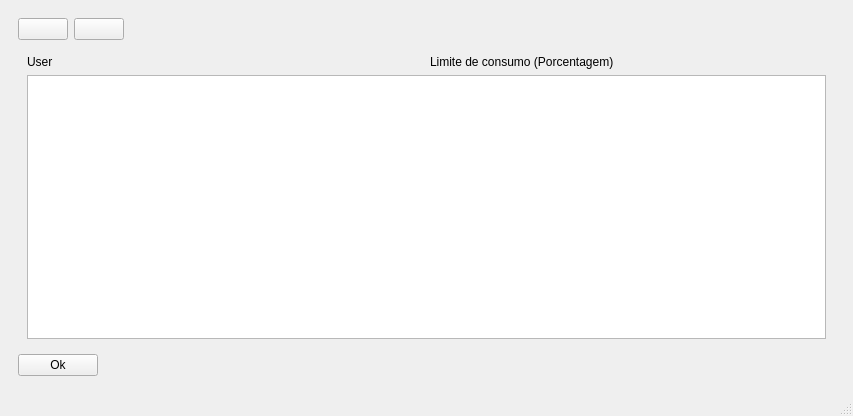
<?xml version="1.0" encoding="UTF-8"?>
<ui version="4.0">
 <class>UserWindow</class>
 <widget class="QMainWindow" name="UserWindow">
  <property name="geometry">
   <rect>
    <x>0</x>
    <y>0</y>
    <width>853</width>
    <height>416</height>
   </rect>
  </property>
  <property name="sizePolicy">
   <sizepolicy hsizetype="Preferred" vsizetype="Preferred">
    <horstretch>0</horstretch>
    <verstretch>0</verstretch>
   </sizepolicy>
  </property>
  <property name="windowTitle">
   <string>UserWindow</string>
  </property>
  <property name="autoFillBackground">
   <bool>false</bool>
  </property>
  <widget class="QWidget" name="centralwidget">
   <property name="sizePolicy">
    <sizepolicy hsizetype="Preferred" vsizetype="Preferred">
     <horstretch>0</horstretch>
     <verstretch>0</verstretch>
    </sizepolicy>
   </property>
   <layout class="QGridLayout" name="gridLayout">
    <item row="1" column="1">
     <widget class="QFrame" name="frame">
      <layout class="QVBoxLayout" name="verticalLayout_3">
       <item>
        <layout class="QHBoxLayout" name="horizontalLayout_4">
         <item>
          <widget class="QPushButton" name="addButton">
           <property name="enabled">
            <bool>true</bool>
           </property>
           <property name="minimumSize">
            <size>
             <width>50</width>
             <height>0</height>
            </size>
           </property>
           <property name="text">
            <string/>
           </property>
          </widget>
         </item>
         <item>
          <widget class="QPushButton" name="pushButton">
           <property name="minimumSize">
            <size>
             <width>50</width>
             <height>0</height>
            </size>
           </property>
           <property name="maximumSize">
            <size>
             <width>50</width>
             <height>25</height>
            </size>
           </property>
           <property name="styleSheet">
            <string notr="true"/>
           </property>
           <property name="text">
            <string/>
           </property>
          </widget>
         </item>
         <item>
          <spacer name="horizontalSpacer">
           <property name="orientation">
            <enum>Qt::Horizontal</enum>
           </property>
           <property name="sizeHint" stdset="0">
            <size>
             <width>40</width>
             <height>20</height>
            </size>
           </property>
          </spacer>
         </item>
        </layout>
       </item>
       <item>
        <widget class="QFrame" name="frame">
         <property name="enabled">
          <bool>true</bool>
         </property>
         <property name="sizePolicy">
          <sizepolicy hsizetype="Expanding" vsizetype="Expanding">
           <horstretch>0</horstretch>
           <verstretch>0</verstretch>
          </sizepolicy>
         </property>
         <property name="layoutDirection">
          <enum>Qt::LeftToRight</enum>
         </property>
         <layout class="QGridLayout" name="gridLayout_2">
          <item row="0" column="0">
           <widget class="QLabel" name="label">
            <property name="text">
             <string>User</string>
            </property>
           </widget>
          </item>
          <item row="1" column="0" colspan="2">
           <widget class="QListView" name="listView"/>
          </item>
          <item row="0" column="1">
           <widget class="QLabel" name="label_2">
            <property name="palette">
             <palette>
              <active>
               <colorrole role="Button">
                <brush brushstyle="SolidPattern">
                 <color alpha="255">
                  <red>255</red>
                  <green>255</green>
                  <blue>255</blue>
                 </color>
                </brush>
               </colorrole>
               <colorrole role="Base">
                <brush brushstyle="SolidPattern">
                 <color alpha="255">
                  <red>255</red>
                  <green>255</green>
                  <blue>255</blue>
                 </color>
                </brush>
               </colorrole>
               <colorrole role="Window">
                <brush brushstyle="SolidPattern">
                 <color alpha="255">
                  <red>255</red>
                  <green>255</green>
                  <blue>255</blue>
                 </color>
                </brush>
               </colorrole>
              </active>
              <inactive>
               <colorrole role="Button">
                <brush brushstyle="SolidPattern">
                 <color alpha="255">
                  <red>255</red>
                  <green>255</green>
                  <blue>255</blue>
                 </color>
                </brush>
               </colorrole>
               <colorrole role="Base">
                <brush brushstyle="SolidPattern">
                 <color alpha="255">
                  <red>255</red>
                  <green>255</green>
                  <blue>255</blue>
                 </color>
                </brush>
               </colorrole>
               <colorrole role="Window">
                <brush brushstyle="SolidPattern">
                 <color alpha="255">
                  <red>255</red>
                  <green>255</green>
                  <blue>255</blue>
                 </color>
                </brush>
               </colorrole>
              </inactive>
              <disabled>
               <colorrole role="Button">
                <brush brushstyle="SolidPattern">
                 <color alpha="255">
                  <red>255</red>
                  <green>255</green>
                  <blue>255</blue>
                 </color>
                </brush>
               </colorrole>
               <colorrole role="Base">
                <brush brushstyle="SolidPattern">
                 <color alpha="255">
                  <red>255</red>
                  <green>255</green>
                  <blue>255</blue>
                 </color>
                </brush>
               </colorrole>
               <colorrole role="Window">
                <brush brushstyle="SolidPattern">
                 <color alpha="255">
                  <red>255</red>
                  <green>255</green>
                  <blue>255</blue>
                 </color>
                </brush>
               </colorrole>
              </disabled>
             </palette>
            </property>
            <property name="frameShape">
             <enum>QFrame::NoFrame</enum>
            </property>
            <property name="frameShadow">
             <enum>QFrame::Plain</enum>
            </property>
            <property name="text">
             <string>Limite de consumo (Porcentagem)</string>
            </property>
           </widget>
          </item>
         </layout>
        </widget>
       </item>
       <item>
        <layout class="QHBoxLayout" name="horizontalLayout_5">
         <item>
          <widget class="QPushButton" name="okButton">
           <property name="enabled">
            <bool>true</bool>
           </property>
           <property name="minimumSize">
            <size>
             <width>50</width>
             <height>0</height>
            </size>
           </property>
           <property name="text">
            <string>Ok</string>
           </property>
          </widget>
         </item>
         <item>
          <spacer name="horizontalSpacer_3">
           <property name="orientation">
            <enum>Qt::Horizontal</enum>
           </property>
           <property name="sizeHint" stdset="0">
            <size>
             <width>40</width>
             <height>20</height>
            </size>
           </property>
          </spacer>
         </item>
        </layout>
       </item>
      </layout>
     </widget>
    </item>
    <item row="0" column="0" rowspan="2" colspan="2">
     <spacer name="horizontalSpacer_2">
      <property name="orientation">
       <enum>Qt::Horizontal</enum>
      </property>
      <property name="sizeHint" stdset="0">
       <size>
        <width>836</width>
        <height>20</height>
       </size>
      </property>
     </spacer>
    </item>
   </layout>
  </widget>
  <widget class="QStatusBar" name="statusbar"/>
 </widget>
 <resources/>
 <connections>
  <connection>
   <sender>okButton</sender>
   <signal>clicked()</signal>
   <receiver>UserWindow</receiver>
   <slot>close()</slot>
   <hints>
    <hint type="sourcelabel">
     <x>86</x>
     <y>367</y>
    </hint>
    <hint type="destinationlabel">
     <x>106</x>
     <y>386</y>
    </hint>
   </hints>
  </connection>
 </connections>
</ui>
